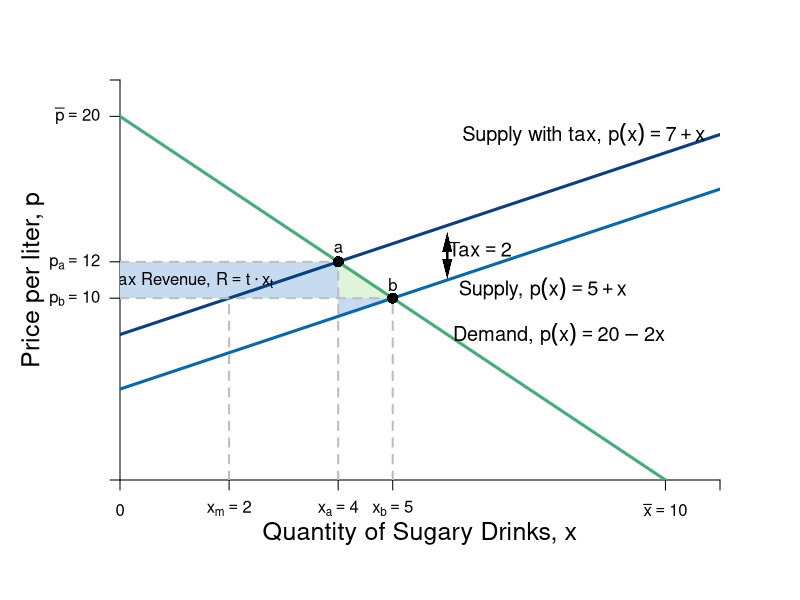

Write the R code that produced this figure.
require(shape)
pdf(file = "indmarketdemand/sugar_tax.pdf", width = 9, height = 7)

#Set parameters for graphics
axislabelsize <- 1.5
labelsize <- 1.2
graphlinewidth <- 3
segmentlinewidth <- 2

COL <- c("#7fc97f", "#beaed4", "#fdc086", "#ffff99", "#386cb0", "#f0027f", "#bf5b17", "#666666")
COLA <- c("#e0f3db", "#99d8c9","#66c2a4","#41ae76", "#238b45", "#005824")
COLB <- c("#c6dbef", "#4eb3d3", "#2b8cbe", "#0868ac","#084081")

par(mar =  c(6, 6, 4, 4))

mrsA <- function(x, rmax = 20, xmax = 10) {
  rmax - (rmax/xmax)*x
}

uA <- function(x, y, rmax = 20, xmax = 10) {
  y + rmax*x - (1/2)(rmax/xmax)*x^2
}

Qs <- function(x, tax = 0){
  x + 5 + tax
}

Qs_tax<- function(x, tax = 3){
  x + 5 + tax
}

xlims <- c(0, 11)
ylims <- c(0, 22)

npts <- 501 
x <- seq(xlims[1], xlims[2], length.out = npts)
y <- seq(ylims[1], ylims[2], length.out = npts) 
a <- c(46.08, 55, 64)
b <- c(46.08, 55, 64)

plot(0, 0, xlim = xlims, ylim = ylims, type = "n",
     xlab = expression(paste("")),
     ylab = expression(paste("")), 
     xaxt = "n", 
     yaxt = "n", 
     cex.lab = axislabelsize, 
     bty = "n",
     xaxs="i", 
     yaxs="i")

# ticksy <- seq(from = 0, to = ylims[2], by = 2)
# ylabels <- seq(from = 0, to = ylims[2], by = 2)
# ticksx <- seq(from = 0, to = xlims[2], by = 2)
# xlabels <- seq(from = 0, to = xlims[2], by = 2)
ticksy <- c(0, 10, 12, 20, ylims[2])
ylabels <- c(NA, expression(paste(p[b] == 10)), expression(paste(p[a] == 12)), expression(paste(bar(p) == 20)), NA)
ticksx <- c(0, 2, 4, 5, 10, xlims[2])
xlabels <- c(0, expression(paste(x["m"]) == 2),expression(paste(x[a]) == 4), expression(paste(x[b]) == 5), expression(paste(bar(x)==10)), NA)

axis(1, at = ticksx, pos = 0, labels = xlabels)
axis(2, at = ticksy, pos = 0, labels = ylabels, las = 1)

npts <- 500 
xx1 <- seq(xlims[1], xlims[2], length.out = npts)

# Tax Rev Q
xpoly <- c(4, 4, 5)
ypoly <- c(9, 10, 10)
polygon(x = xpoly, y = ypoly, col = COLB[1], density=NULL, border = NA)

# Tax Rev P 
xpoly1 <- c(0, 4, 4, 0)
ypoly1 <- c(10, 10, 12, 12)
polygon(x = xpoly1, y = ypoly1, col = COLB[1], density=NULL, border = NA)

# DWL
xpoly2 <- c(4, 5, 4) 
ypoly2 <- c(10, 10, 12) # Change y1 to 10 to meet gray line
polygon(x = xpoly2, y = ypoly2, col = COLA[1], density=NULL, border = NA)


#Lines for mrs graph
lines(xx1, mrsA(xx1, rmax = 20, xmax = 10), col = COLA[4], lwd = graphlinewidth)

lines(xx1, Qs(xx1), col = COLB[4], lwd = graphlinewidth)
lines(xx1, Qs_tax(xx1), col = COLB[5], lwd = graphlinewidth)

# Market Price
segments(0, 12, 4, 12, lty = 2, col = "gray" , lwd = segmentlinewidth) 
segments(0, 10, 5, 10, lty = 2, col = "gray" , lwd = segmentlinewidth)

# Vert Seg from Q 
segments(5, 0, 5, 10, lty = 2, col = "gray" , lwd = segmentlinewidth)
segments(4, 0, 4, 12, lty = 2, col = "gray" , lwd = segmentlinewidth)

# Q*
segments(2, 0, 2, 10, lty = 2, col = "gray" , lwd = segmentlinewidth)

#Label axes
mtext(expression(paste("Quantity of Sugary Drinks, ", x)), side=1, line = 2.5, cex = axislabelsize)
text(-1.6, 0.5*ylims[2], expression(paste("Price per liter, ", p)), xpd = TRUE, cex = axislabelsize, srt = 90) 

#Label i
points(5, 10, pch = 16, col = "black", cex = 1.5)
text(5, 10.75, expression(b))

#Label g
points(4, 12, pch = 16, col = "black", cex = 1.5)
text(4, 12.75, expression(a))

#segments(4.11765, 6.17647, 5.88, 8.88, lty = 1, col = COL[2] , lwd = graphlinewidth)
text(8.5, 19, expression(paste("Supply with tax, ", p(x) == 7 + x)), cex = labelsize)
text(7.75, 10.5, expression(paste("Supply, ", p(x) == 5 + x)), cex = labelsize)
#text(7.3, 2.5, expression("Curve"))
#Arrows(7.3, 3.5, 7.3, 6.1, col = "black", lty = 1, lwd = 2, arr.type = "triangle", arr.lwd = 0.5)

#Label mrs function
text(8.05, 8, expression(paste("Demand, ", p(x) == 20 - 2*x)), cex = labelsize)
#Arrows(10, 7.5, 10, 5, col = "black", lty = 1, lwd = 2, arr.type = "triangle", arr.lwd = 0.5)

#Label satiation
#text(20, 3.5, expression(paste(x[max] == "Point")))
#text(20, 3, expression(paste("of Satiation")))
#Arrows(20, 2.5, 20, 0.5, col = "black", lty = 1, lwd = 2, arr.type = "triangle", arr.lwd = 0.5)

#Label highest willingness to pay
#text(1.25, 15, expression(paste("Consumer Surplus" )))
#text(1.25, 13.5, expression(paste(cs[t]==frac(1, 2)*bgroup("(",r[max] - p[t],")")*x)))
#text(2.5, 19, expression(paste(CS==frac(1, 2)*bgroup("(",20 - 12,")")*4, phantom()== 16)))
#Arrows(2, 18, 2, 13, col = "black", lty = 1, lwd = 2, arr.type = "triangle", arr.lwd = 0.5)

#Label tax revenue
text(1.3, 11, expression(paste("Tax Revenue, ", R==t%.%x[t])))
#text(3.5, 18, expression(paste(CS==frac(1, 2)*bgroup("(",r[max] - p,")")*x)))
#text(2, 2, expression(paste()))
#text(2.5, 0.75, expression(paste(R==2*bgroup("(",12 - 10,")")*4, phantom()== 8)))
#Arrows(2, 4, 2, 10.75, col = "black", lty = 1, lwd = 2, arr.type = "triangle", arr.lwd = 0.5)

#Label deadweight loss
#text(4.25, 17, expression("Deadweight Loss"))
#text(3.5, 18, expression(paste(CS==frac(1, 2)*bgroup("(",r[max] - p,")")*x)))
#text(4.25, 15.5, expression(paste(dwl==frac(1,2)*bgroup("(",x[nt] - x[t],")")*t)))
#text(4.5, 14.5, expression(paste(DWL==frac(1,2)*bgroup("(",12 - 10,")")*bgroup("(",5 - 4,")"), phantom()== 1)))
Arrows(6, 11.6, 6, 13.1, col = "black", lty = 1, lwd = 2, arr.type = "triangle", arr.lwd = 0.2)
Arrows(6, 13.1, 6, 11.6, col = "black", lty = 1, lwd = 2, arr.type = "triangle", arr.lwd = 0.2)
text(6.6, 12.7, expression(paste("Tax" == 2)), cex = labelsize)


dev.off()
